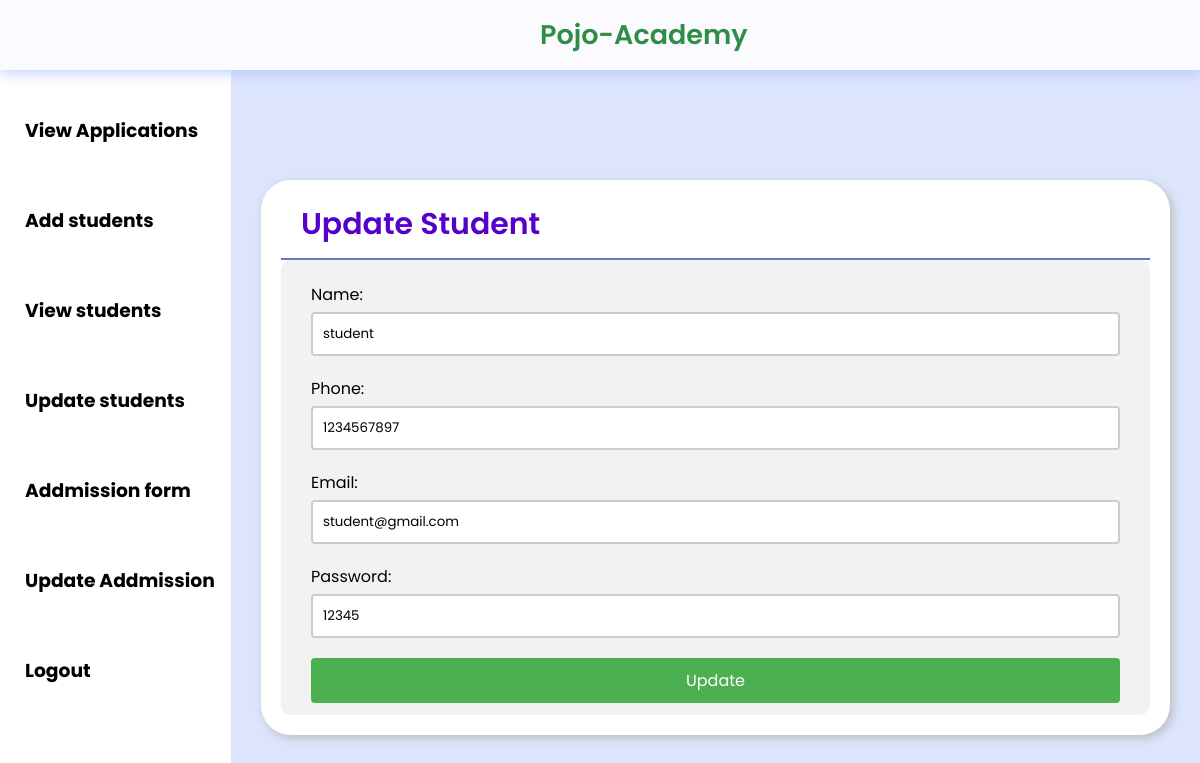
/admin/update_student.php?student_id=2 (signed in), run on the app's committed database.
### tables this page shows
CREATE TABLE `user` (
  `id` int(11) NOT NULL,
  `username` varchar(50) DEFAULT NULL,
  `phone` int(30) DEFAULT NULL,
  `email` varchar(50) DEFAULT NULL,
  `usertype` varchar(50) DEFAULT NULL,
  `password` varchar(50) DEFAULT NULL
);

### admin/update_student.php (the view, shortened to what this page needs)
<?php
$host = "localhost";
$user = "root";
$password = "";
$db = "schoolproject";
$data = mysqli_connect($host, $user, $password, $db);
$id = $_GET['student_id'];
$sql = "SELECT * FROM user WHERE id='$id' ";
$result = mysqli_query($data, $sql);
$info = $result->fetch_assoc();
?>
<!DOCTYPE html>
<html lang="en">
<head>
    <link rel="stylesheet" href="./admin_css/Add_Student.css">
</head>
<body>
    <?php
    include 'sidebar_admin.php';
    ?>
    <div class="main">
        <div class="report-container">
            <div class="report-header">
                <h1 class="recent-Articles">Update Student</h1>
            </div>
            <form action="#" method="POST" autocomplete="off">
                <label for="name">Name:</label>
                <input type="text" id="name" name="username" value="<?php echo "{$info['username']}"; ?>"
                    placeholder="Name. e.g. Tony Stark" required>
                <label for="phone">Phone:</label>
                <input type="tel" id="phone" name="phone" value="<?php echo "{$info['phone']}"; ?>"
                    placeholder="Phone no. e.g. 9345124563" required>
                <label for="email">Email:</label>
                <input type="email" id="email" name="email" value="<?php echo "{$info['email']}"; ?>"
                    placeholder="Email. e.g. tonyStark@ironman.com" required>
                <label for="password">Password:</label>
                <input type="text" id="password" name="password" value="<?php echo "{$info['password']}"; ?>"
                    placeholder="Password e.g. tony#123@" required>
                <button type="submit" value="update" name="update">Update</button>
            </form>
        </div>
    </div>
</body>
</html>

### admin/admin_css/Add_Student.css (style rules this page uses)
form { margin: 0 auto; display: flex; flex-direction: column; background-color: #f2f2f2; padding: 12px 30px; border-radius: 10px; }
label { margin-top: 10px; margin-bottom: 5px; }
input[type="text"], input[type="email"], input[type="tel"], input[type="password"] { padding: 10px; border: 2px solid #ccc; border-radius: 4px; width: 100%; margin-bottom: 10px; }
button[type="submit"] { background-color: #4CAF50; color: white; padding: 10px; border: none; border-radius: 4px; cursor: pointer; font-size: 16px; margin-top: 10px; }

### Styles/Admin.css (style rules this page uses)
* { margin: 0; padding: 0; box-sizing: border-box; font-family: "Poppins", sans-serif; }
:root { --background-color1: #fafaff; --background-color2: #ffffff; --background-color3: #ededed; --background-color4: #cad7fda4; --primary-color: #4b49ac; --secondary-color: #0c007d; --Border-color: #3f0097; --one-use-color: #3f0097; --two-use-color: #5500cb; }
body { background-color: var(--background-color4); max-width: 100%; overflow-x: hidden; }
.main { height: calc(100vh - 70px); width: 87vw; overflow-y: scroll; overflow-x: hidden; padding: 40px 30px 30px 30px; }
.report-container { min-height: 300px; max-width: 1200px; margin: 70px auto 0px auto; background-color: #ffffff; border-radius: 30px; box-shadow: 3px 3px 10px rgb(188, 188, 188); padding: 0px 20px 20px 20px; }
.report-header { height: 80px; width: 100%; display: flex; align-items: center; justify-content: space-between; padding: 20px 20px 10px 20px; border-bottom: 2px solid rgba(0, 20, 151, 0.59); }
.recent-Articles { font-size: 30px; font-weight: 600; color: #5500cb; }

### data on the page
user: username "student", phone "1234567897", email "student@gmail.com", password "12345"
